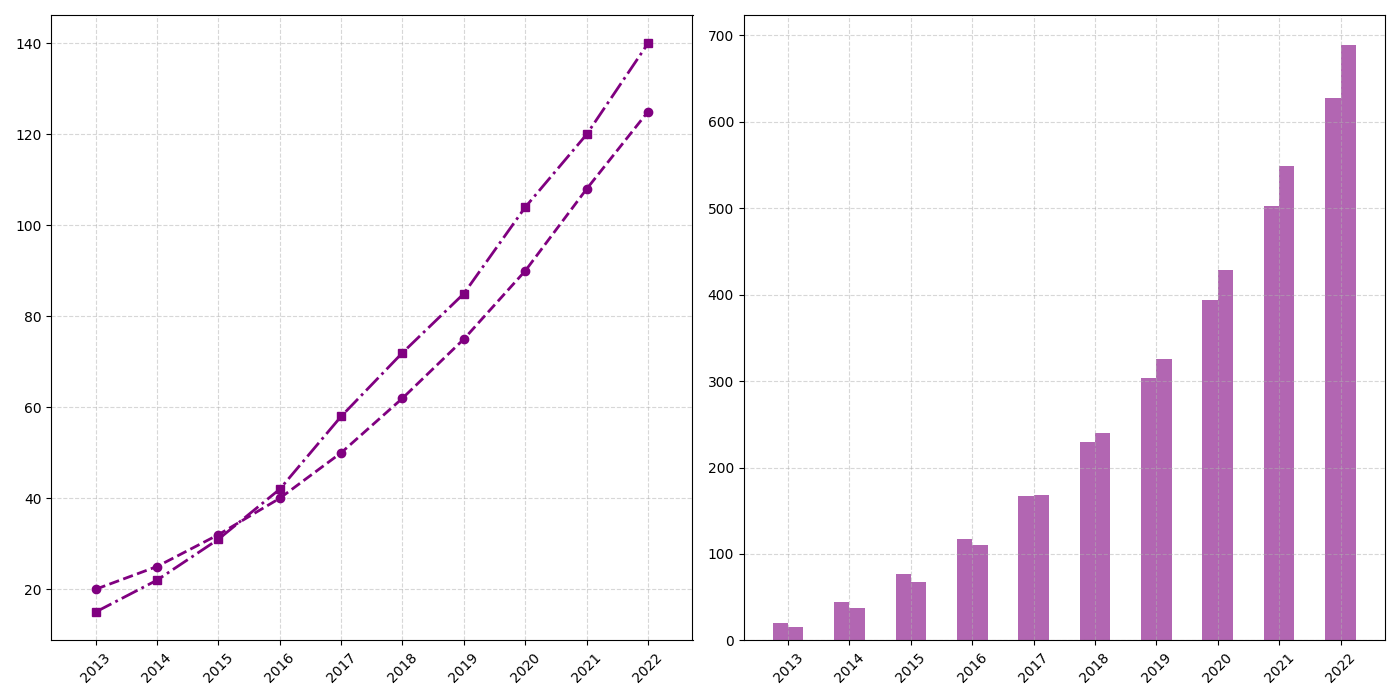

Python code for this plot:
import matplotlib.pyplot as plt
import numpy as np

years = np.arange(2013, 2023)

alpha_advancement = np.array([20, 25, 32, 40, 50, 62, 75, 90, 108, 125])
beta_advancement = np.array([15, 22, 31, 42, 58, 72, 85, 104, 120, 140])

alpha_cumulative = np.cumsum(alpha_advancement)
beta_cumulative = np.cumsum(beta_advancement)

fig, (ax1, ax2) = plt.subplots(1, 2, figsize=(14, 7), sharex=True)

# Apply a single color 'purple' to both line plots on ax1
ax1.plot(years, alpha_advancement, color='purple', marker='o', linestyle='--', linewidth=2)
ax1.plot(years, beta_advancement, color='purple', marker='s', linestyle='-.', linewidth=2)

ax1.grid(True, linestyle='--', alpha=0.5)
ax1.set_xticks(years)
ax1.set_xticklabels(years, rotation=45)

# Apply the same color 'purple' to both bar plots on ax2
ax2.bar(years - 0.125, alpha_cumulative, width=0.25, color='purple', alpha=0.6)
ax2.bar(years + 0.125, beta_cumulative, width=0.25, color='purple', alpha=0.6)

ax2.grid(True, linestyle='--', alpha=0.5)
ax2.set_xticks(years)
ax2.set_xticklabels(years, rotation=45)

plt.tight_layout()
plt.show()
